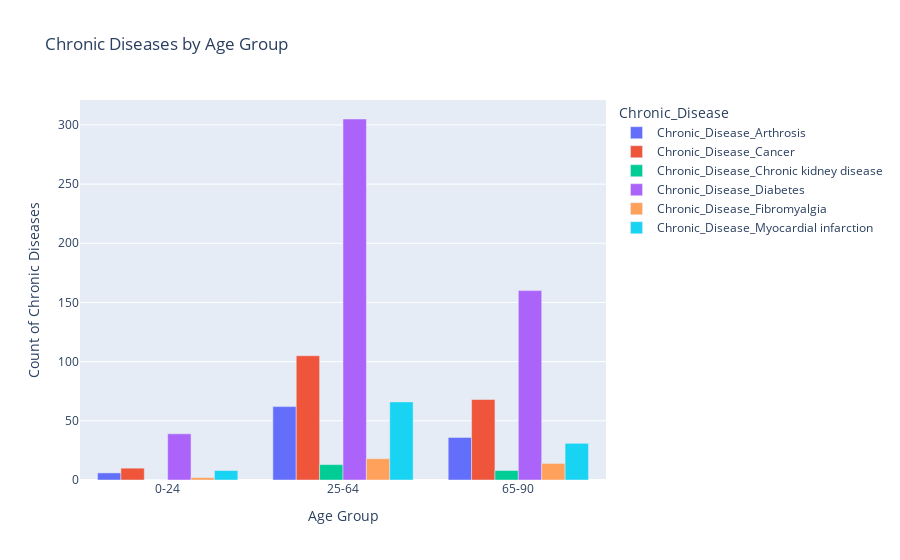

The notebook cell saved with this chart:
### Code cell
import pandas as pd
import plotly.express as px

# Step 1: Create age groups
age_bins = [0, 24, 64, 90]  # Define the bin edges
age_labels = ['0-24', '25-64', '65-90']  # Labels that correspond to the bins
df['Age_Group'] = pd.cut(df['Age'], bins=age_bins, labels=age_labels, right=False)

# Step 2: Aggregate chronic diseases by age group
# Count occurrences of chronic diseases in each age group
disease_columns = df.filter(like='Chronic_Disease_').columns
df_age_disease = df.groupby('Age_Group')[disease_columns].sum().reset_index()

# Step 3: Convert the dataset to long format for easier plotting
df_long = df_age_disease.melt(id_vars='Age_Group', var_name='Chronic_Disease', value_name='Count')

# Step 4: Create bar plot with Plotly
fig = px.bar(df_long, x='Age_Group', y='Count', color='Chronic_Disease',
             title="Chronic Diseases by Age Group", barmode='group')
fig.update_layout(xaxis_title='Age Group', yaxis_title='Count of Chronic Diseases')
fig.show()

### Figure 1 — Plotly figure (JSON) as saved in the notebook; plotly's stock layout.template omitted (floating-point values rounded to 4 significant figures)
{"data": [{"alignmentgroup": "True", "hovertemplate": "Chronic_Disease=Chronic_Disease_Arthrosis<br>Age_Group=%{x}<br>Count=%{y}<extra></extra>", "legendgroup": "Chronic_Disease_Arthrosis", "marker": {"color": "#636efa", "pattern": {"shape": ""}}, "name": "Chronic_Disease_Arthrosis", "offsetgroup": "Chronic_Disease_Arthrosis", "orientation": "v", "showlegend": true, "textposition": "auto", "type": "bar", "x": ["0-24", "25-64", "65-90"], "xaxis": "x", "y": [6, 62, 36], "yaxis": "y"}, {"alignmentgroup": "True", "hovertemplate": "Chronic_Disease=Chronic_Disease_Cancer<br>Age_Group=%{x}<br>Count=%{y}<extra></extra>", "legendgroup": "Chronic_Disease_Cancer", "marker": {"color": "#EF553B", "pattern": {"shape": ""}}, "name": "Chronic_Disease_Cancer", "offsetgroup": "Chronic_Disease_Cancer", "orientation": "v", "showlegend": true, "textposition": "auto", "type": "bar", "x": ["0-24", "25-64", "65-90"], "xaxis": "x", "y": [10, 105, 68], "yaxis": "y"}, {"alignmentgroup": "True", "hovertemplate": "Chronic_Disease=Chronic_Disease_Chronic kidney disease<br>Age_Group=%{x}<br>Count=%{y}<extra></extra>", "legendgroup": "Chronic_Disease_Chronic kidney disease", "marker": {"color": "#00cc96", "pattern": {"shape": ""}}, "name": "Chronic_Disease_Chronic kidney disease", "offsetgroup": "Chronic_Disease_Chronic kidney disease", "orientation": "v", "showlegend": true, "textposition": "auto", "type": "bar", "x": ["0-24", "25-64", "65-90"], "xaxis": "x", "y": [0, 13, 8], "yaxis": "y"}, {"alignmentgroup": "True", "hovertemplate": "Chronic_Disease=Chronic_Disease_Diabetes<br>Age_Group=%{x}<br>Count=%{y}<extra></extra>", "legendgroup": "Chronic_Disease_Diabetes", "marker": {"color": "#ab63fa", "pattern": {"shape": ""}}, "name": "Chronic_Disease_Diabetes", "offsetgroup": "Chronic_Disease_Diabetes", "orientation": "v", "showlegend": true, "textposition": "auto", "type": "bar", "x": ["0-24", "25-64", "65-90"], "xaxis": "x", "y": [39, 305, 160], "yaxis": "y"}, {"alignmentgroup": "True", "hovertemplate": "Chronic_Disease=Chronic_Disease_Fibromyalgia<br>Age_Group=%{x}<br>Count=%{y}<extra></extra>", "legendgroup": "Chronic_Disease_Fibromyalgia", "marker": {"color": "#FFA15A", "pattern": {"shape": ""}}, "name": "Chronic_Disease_Fibromyalgia", "offsetgroup": "Chronic_Disease_Fibromyalgia", "orientation": "v", "showlegend": true, "textposition": "auto", "type": "bar", "x": ["0-24", "25-64", "65-90"], "xaxis": "x", "y": [2, 18, 14], "yaxis": "y"}, {"alignmentgroup": "True", "hovertemplate": "Chronic_Disease=Chronic_Disease_Myocardial infarction<br>Age_Group=%{x}<br>Count=%{y}<extra></extra>", "legendgroup": "Chronic_Disease_Myocardial infarction", "marker": {"color": "#19d3f3", "pattern": {"shape": ""}}, "name": "Chronic_Disease_Myocardial infarction", "offsetgroup": "Chronic_Disease_Myocardial infarction", "orientation": "v", "showlegend": true, "textposition": "auto", "type": "bar", "x": ["0-24", "25-64", "65-90"], "xaxis": "x", "y": [8, 66, 31], "yaxis": "y"}], "layout": {"barmode": "group", "legend": {"title": {"text": "Chronic_Disease"}, "tracegroupgap": 0}, "title": {"text": "Chronic Diseases by Age Group"}, "xaxis": {"anchor": "y", "domain": [0, 1], "title": {"text": "Age Group"}}, "yaxis": {"anchor": "x", "domain": [0, 1], "title": {"text": "Count of Chronic Diseases"}}}}
